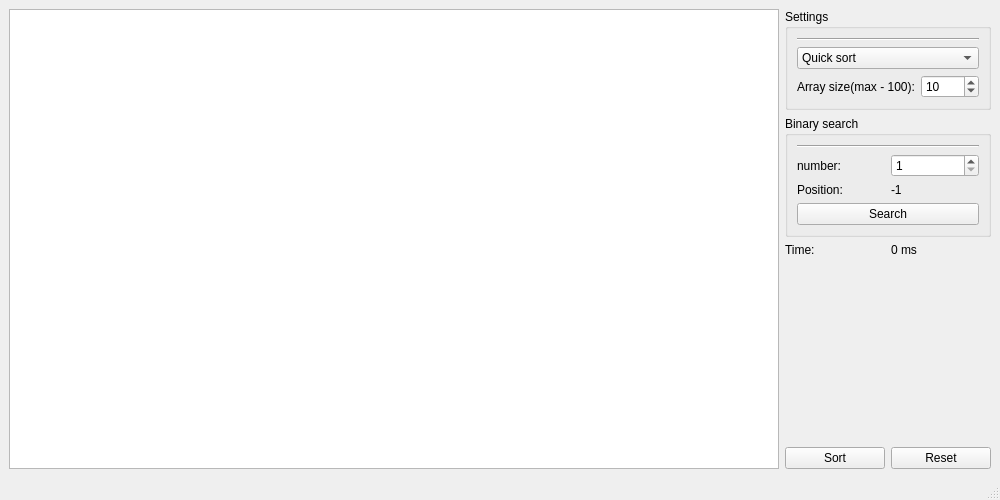
<?xml version="1.0" encoding="UTF-8"?>
<ui version="4.0">
 <class>MainWindow</class>
 <widget class="QMainWindow" name="MainWindow">
  <property name="geometry">
   <rect>
    <x>0</x>
    <y>0</y>
    <width>1000</width>
    <height>500</height>
   </rect>
  </property>
  <property name="minimumSize">
   <size>
    <width>1000</width>
    <height>500</height>
   </size>
  </property>
  <property name="maximumSize">
   <size>
    <width>1000</width>
    <height>500</height>
   </size>
  </property>
  <property name="windowTitle">
   <string>MainWindow</string>
  </property>
  <widget class="QWidget" name="centralwidget">
   <layout class="QHBoxLayout" name="horizontalLayout_2">
    <item>
     <widget class="QGraphicsView" name="graphicsView">
      <property name="maximumSize">
       <size>
        <width>770</width>
        <height>470</height>
       </size>
      </property>
     </widget>
    </item>
    <item>
     <layout class="QVBoxLayout" name="verticalLayout_2">
      <item>
       <widget class="QGroupBox" name="groupBox">
        <property name="title">
         <string>Settings</string>
        </property>
        <layout class="QVBoxLayout" name="verticalLayout">
         <item>
          <widget class="Line" name="line">
           <property name="orientation">
            <enum>Qt::Horizontal</enum>
           </property>
          </widget>
         </item>
         <item>
          <widget class="QComboBox" name="comboBoxSort">
           <item>
            <property name="text">
             <string>Quick sort</string>
            </property>
           </item>
           <item>
            <property name="text">
             <string>Heap sort</string>
            </property>
           </item>
           <item>
            <property name="text">
             <string>Merge sort</string>
            </property>
           </item>
          </widget>
         </item>
         <item>
          <layout class="QHBoxLayout" name="horizontalLayout">
           <item>
            <widget class="QLabel" name="label">
             <property name="text">
              <string>Array size(max - 100):</string>
             </property>
            </widget>
           </item>
           <item>
            <widget class="QSpinBox" name="spinBoxSize">
             <property name="minimum">
              <number>1</number>
             </property>
             <property name="maximum">
              <number>100</number>
             </property>
             <property name="value">
              <number>10</number>
             </property>
            </widget>
           </item>
          </layout>
         </item>
        </layout>
       </widget>
      </item>
      <item>
       <widget class="QGroupBox" name="groupBox_2">
        <property name="title">
         <string>Binary search</string>
        </property>
        <layout class="QVBoxLayout" name="verticalLayout_3">
         <item>
          <widget class="Line" name="line_2">
           <property name="orientation">
            <enum>Qt::Horizontal</enum>
           </property>
          </widget>
         </item>
         <item>
          <layout class="QHBoxLayout" name="horizontalLayout_4">
           <item>
            <widget class="QLabel" name="label_2">
             <property name="text">
              <string>number:</string>
             </property>
            </widget>
           </item>
           <item>
            <widget class="QSpinBox" name="spinBoxSearchNumber">
             <property name="minimum">
              <number>1</number>
             </property>
             <property name="maximum">
              <number>100</number>
             </property>
             <property name="value">
              <number>1</number>
             </property>
            </widget>
           </item>
          </layout>
         </item>
         <item>
          <layout class="QHBoxLayout" name="horizontalLayout_5">
           <item>
            <widget class="QLabel" name="label_3">
             <property name="text">
              <string>Position:</string>
             </property>
            </widget>
           </item>
           <item>
            <widget class="QLabel" name="labelPosition">
             <property name="text">
              <string>-1</string>
             </property>
            </widget>
           </item>
          </layout>
         </item>
         <item>
          <widget class="QPushButton" name="pushButtonSearch">
           <property name="text">
            <string>Search</string>
           </property>
          </widget>
         </item>
        </layout>
       </widget>
      </item>
      <item>
       <layout class="QHBoxLayout" name="horizontalLayout_8">
        <item>
         <widget class="QLabel" name="label_4">
          <property name="text">
           <string>Time:</string>
          </property>
         </widget>
        </item>
        <item>
         <widget class="QLabel" name="labelTime">
          <property name="text">
           <string>0 ms</string>
          </property>
         </widget>
        </item>
       </layout>
      </item>
      <item>
       <spacer name="verticalSpacer">
        <property name="orientation">
         <enum>Qt::Vertical</enum>
        </property>
        <property name="sizeHint" stdset="0">
         <size>
          <width>20</width>
          <height>40</height>
         </size>
        </property>
       </spacer>
      </item>
      <item>
       <layout class="QVBoxLayout" name="verticalLayout_5">
        <item>
         <layout class="QHBoxLayout" name="horizontalLayout_3">
          <item>
           <widget class="QPushButton" name="pushButtonSort">
            <property name="text">
             <string>Sort</string>
            </property>
           </widget>
          </item>
          <item>
           <widget class="QPushButton" name="pushButtonReset">
            <property name="text">
             <string>Reset</string>
            </property>
           </widget>
          </item>
         </layout>
        </item>
       </layout>
      </item>
     </layout>
    </item>
   </layout>
  </widget>
  <widget class="QMenuBar" name="menubar">
   <property name="geometry">
    <rect>
     <x>0</x>
     <y>0</y>
     <width>1000</width>
     <height>22</height>
    </rect>
   </property>
  </widget>
  <widget class="QStatusBar" name="statusbar"/>
 </widget>
 <resources/>
 <connections/>
</ui>
